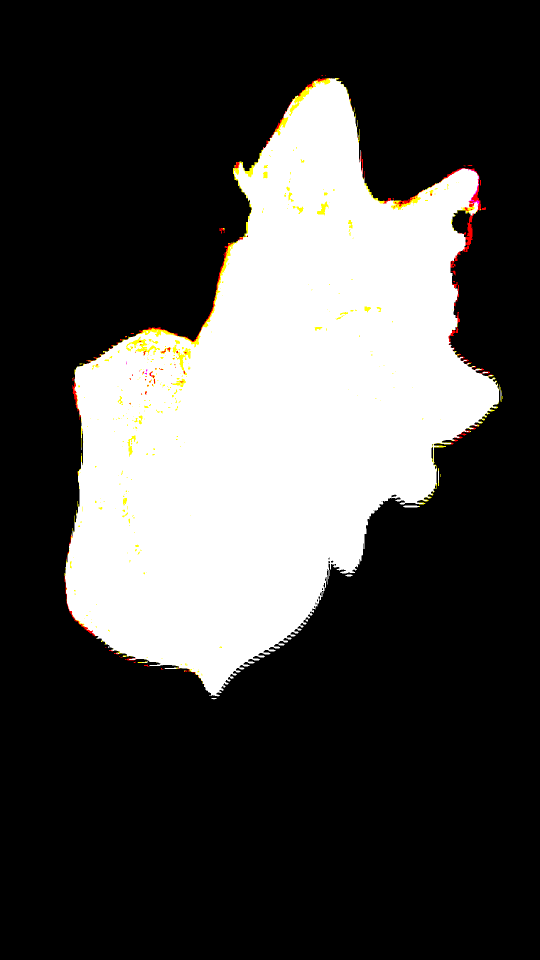
#> input picture test_fox/masks/0001.png, 1080 x 1920 px (shown at 1/2 size); its folder holds only this picture in this run
$ python ones_and_zerosGRAY.py
#> lines starting #> are read from the running program, lines starting #| are printed output that depends on the picture; after the words box and inside, x2 and y2 are one past the last pixel; in counts of white or black regions, pixels touching at a corner belong together
# Import the necessary libraries
from PIL import Image
from numpy import asarray
import numpy as np
import cv2
import glob

filenames = glob.glob("C:\\Users\\admin\\Desktop\\NeRF\\nvdiffrec\\data\\nerd\\test_fox_rescaled\\masks\\*")
filenames.sort()

for file in filenames:
	grey_img = cv2.imread(file, cv2.IMREAD_GRAYSCALE)
#> grey_img: shape (1920, 1080); min 0, max 255, mean 72.5
	grey_img[grey_img>0]=255
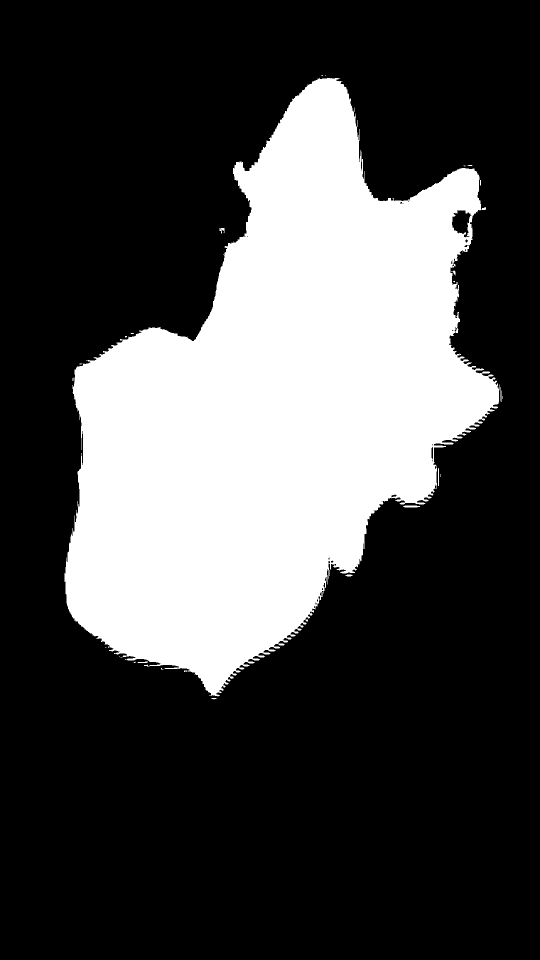
#> grey_img: shape (1920, 1080) (shown at 1/2 size); 28.7% white; 34 white regions (23 under 20 px), largest, box (x1, y1, x2, y2) and area: (129, 156, 999, 1393) 593828, (806, 1011, 840, 1015) 118, (876, 936, 878, 972) 71
	cv2.imwrite(file,grey_img)

	# [16 lines of commented-out code are left out]
